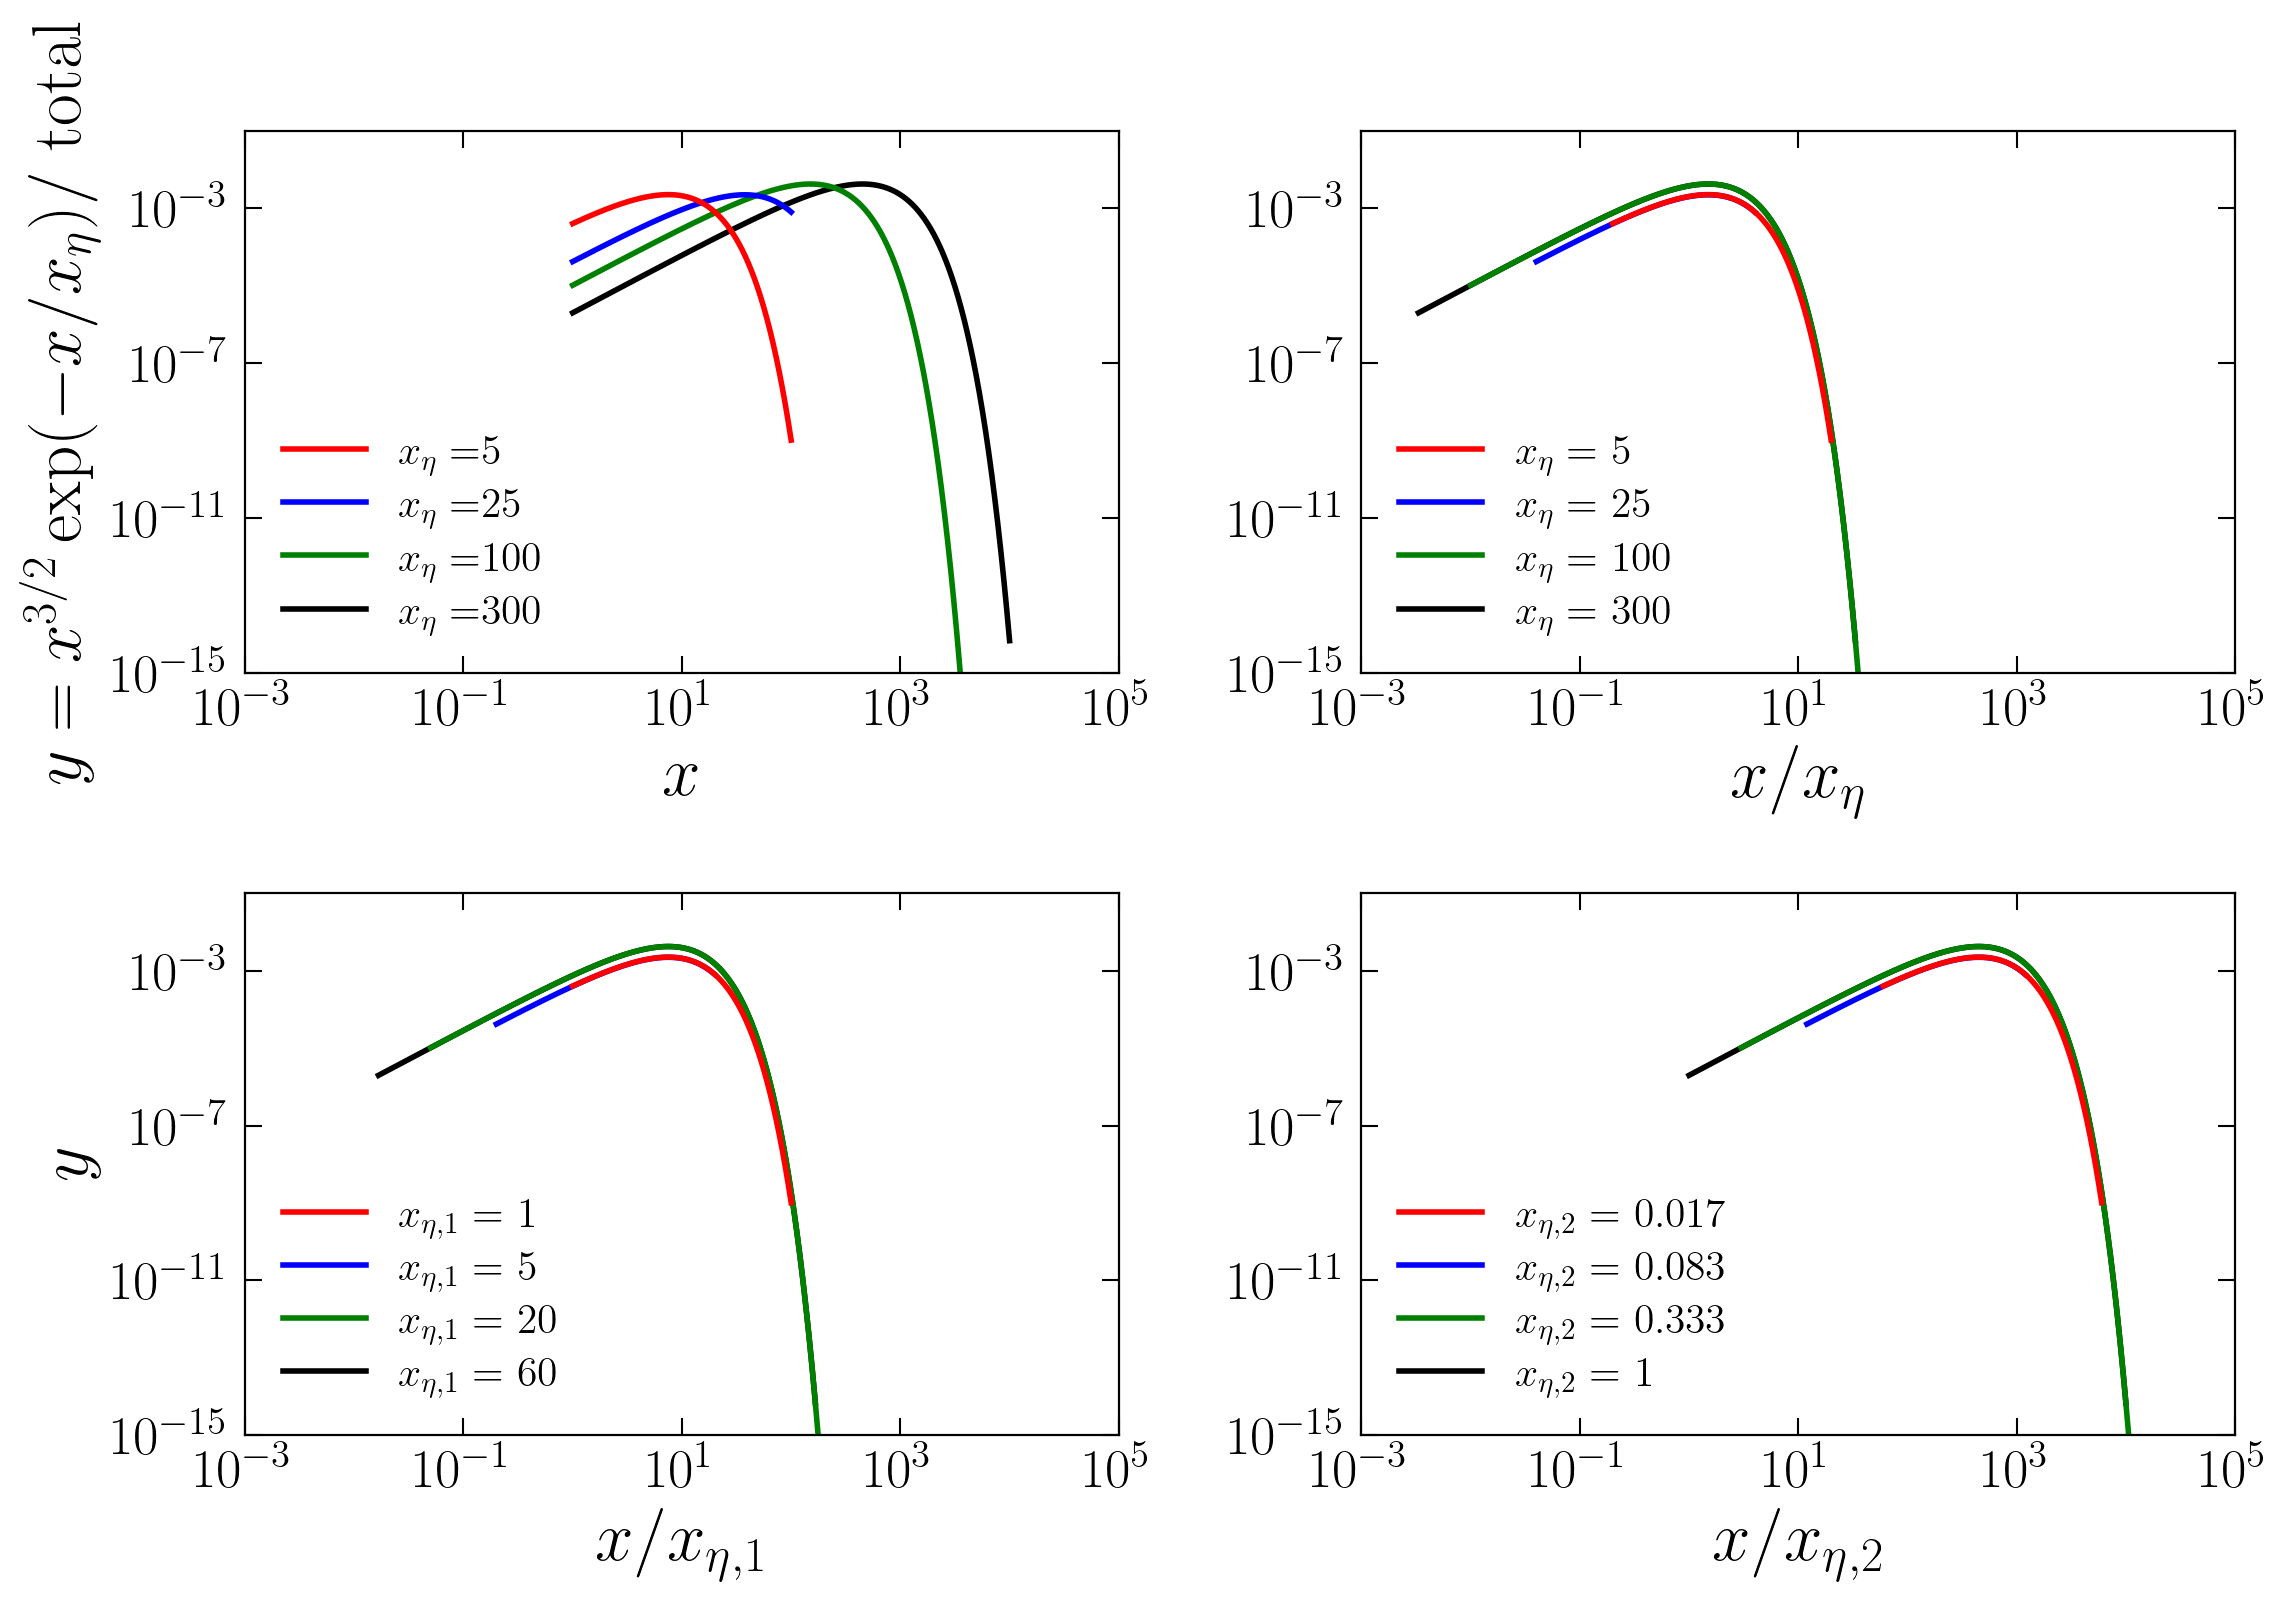

Write the Python code that produced this figure.
import os, sys
import numpy as np
from ThePlottingModule import PlotFuncs

os.system("clear")

def tuneAxis(ax):
  ax.legend(loc="lower left", fontsize=15)
  ax.set_xscale("log")
  ax.set_yscale("log")
  ax.set_xlim([ 10**(-3),  10**(+5) ])
  ax.set_ylim([ 10**(-15), 10**(-1) ])

def plotModel(axs, data_x, list_dscale, pstyle, zorder, list_sub_label):
  data_y = data_x**(3/2) * np.exp(-data_x / list_dscale[0])
  data_y_norm = data_y / sum(data_y)
  axs[0].plot(
    data_x,
    data_y_norm,
    pstyle,
    lw     = 2,
    label  = r"$x_\eta = $"+str(list_dscale[0]),
    zorder = zorder
  )
  for index in range(len(list_dscale)-1):
    index_ax = index + 1
    axs[index_ax].plot(
      data_x / list_dscale[index_ax],
      data_y_norm,
      pstyle,
      lw     = 2,
      label  = r"$x_{\eta" + list_sub_label[index] + r"} =$ " + str(round(list_dscale[index_ax], 3)),
      zorder = zorder
    )

def main():
  ## initialise figure
  fig, fig_grid = PlotFuncs.createFigure_grid(num_rows=2, num_cols=2)
  ax0 = fig.add_subplot(fig_grid[0, 0])
  ax1 = fig.add_subplot(fig_grid[0, 1])
  ax2 = fig.add_subplot(fig_grid[1, 0])
  ax3 = fig.add_subplot(fig_grid[1, 1])
  axs = [ ax0, ax1, ax2, ax3 ]
  ## plot data
  data_x_1 = np.logspace(0, 4, 1000)
  data_x_2 = np.logspace(0, 2, 1000)
  plotModel(axs, data_x_2, [5,   5,   1,  1/60], "r-", 4, ["", ",1", ",2"])
  plotModel(axs, data_x_2, [25,  25,  5,  1/12], "b-", 3, ["", ",1", ",2"])
  plotModel(axs, data_x_1, [100, 100, 20, 1/3],  "g-", 2, ["", ",1", ",2"])
  plotModel(axs, data_x_1, [300, 300, 60, 1],    "k-", 1, ["", ",1", ",2"])
  ## label top, left axis
  axs[0].set_xlabel(r"$x$")
  axs[0].set_ylabel(r"$y = x^{3/2} \exp(-x/x_\eta) /$ total")
  tuneAxis(axs[0])
  ## label top, right axis
  axs[1].set_xlabel(r"$x / x_\eta$")
  tuneAxis(axs[1])
  ## label bottom, left axis
  axs[2].set_xlabel(r"$x / x_{\eta,1}$")
  axs[2].set_ylabel(r"$y$")
  tuneAxis(axs[2])
  ## label bottom, right axis
  axs[3].set_xlabel(r"$x / x_{\eta,2}$")
  tuneAxis(axs[3])
  ## save figure
  PlotFuncs.saveFigure(fig, "demo_norm_frame.png")

if __name__ == "__main__":
  main()
  sys.exit()


## END OF PROGRAM
